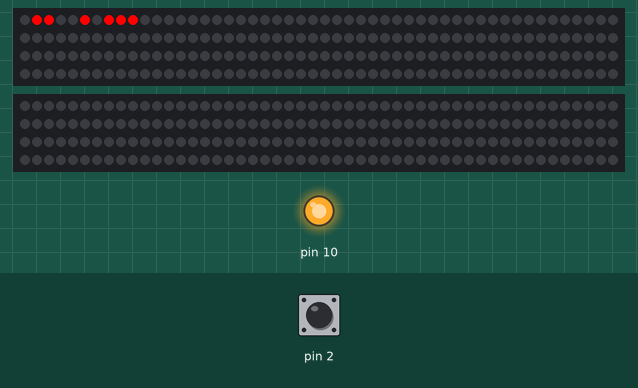
Bench run of a sketch on a simulated Arduino Uno, built with avr-gcc and run on an emulated ATmega328P. On the bench: 2 × 200 RGB LEDs in strip order, left to right, continuing on the next row, output pins drawn as LEDs (lit = HIGH). The inputs (shaded band) are chosen by the test bench; at power-on: pin 2 HIGH. Random numbers use the default seed unless the sketch sets one; what the sketch prints to the serial monitor is not drawn.

Above: at 1.2 s.
1.3 s: pin 2 pulled LOW for 0.15 s
At 1.51 s:
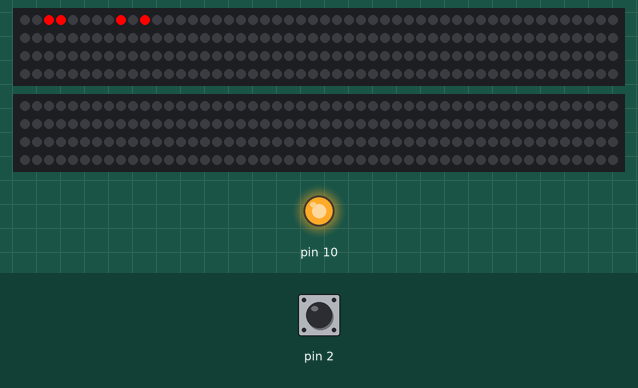
2.0 s: pin 2 pulled LOW for 1 s
At 2.56 s:
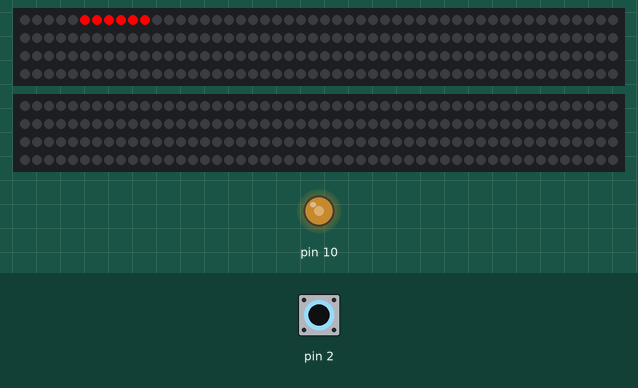
3.6 s: pin 2 pulled LOW for 0.15 s
At 3.81 s:
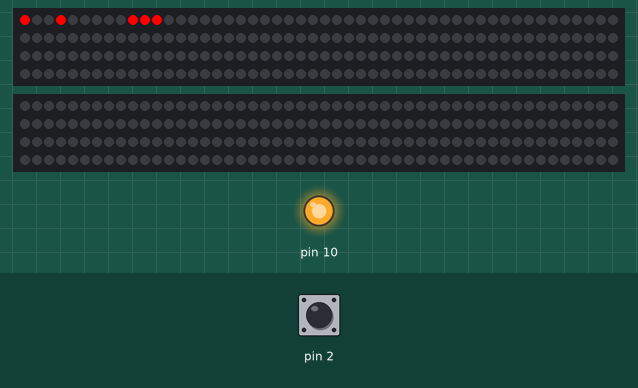
4.3 s: pin 2 pulled LOW for 1 s
At 4.85 s:
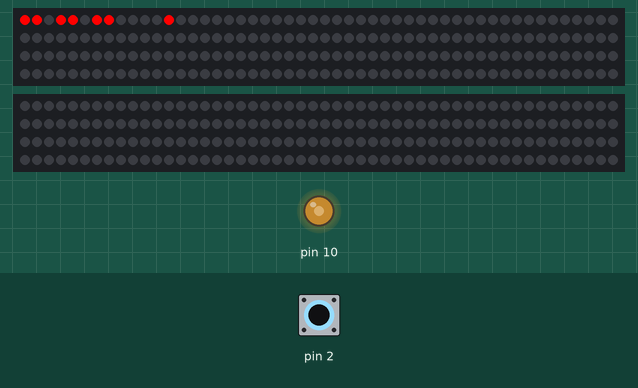
Timing chart, 0 to 6.9 s (numbered marks = the images above; inputs shaded):
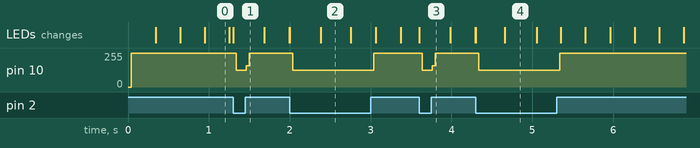

The sketch:

Cloud_LED_RFM.ino
```cpp
// Compile for UNO

#include <SPI.h> // SPI internal for APA102s
#include <Adafruit_DotStar.h> // APA102 support; https://github.com/adafruit/Adafruit_DotStar/archive/master.zip
// NOTE: I tried fastLED 3.0.2 for APA102 support, which worked, but it failed utterly for WS2812Bs.
#include <Adafruit_NeoPixel.h> // WS2812B support;
#include <RFM12B.h> // RFM12b/69 compatibility; https://github.com/aanon4/RFM12B
#include <EEPROM.h> // baby hard disk; included in Arduino IDE
#include <Streaming.h> // <<-style printing; http://arduiniana.org/Streaming/Streaming5.zip
#include <Metro.h> // timers; https://github.com/thomasfredericks/Metro-Arduino-Wiring

/* Generally, we'll run this test with two Nodes.

Role==Tx.
  * saves the role to EEPROM for later retrieval.
  * spams packets on an interval with a packet counter.

Role==Rx.
  * saves the role to EEPROM for later retreival.
  * updates test pattern on LED array.
  * reads the packets and reports packet loss.

Role==getFromEEPROM.
  * goes to EEPROM to select Tx/Rx role.
  * once the Role is set once, this should be the default operating mode.
*/
enum Role { getFromEEPROM = 0, Tx = 1, Rx = 2 };
//Role myRole = Tx; // run once on Tx node.
//Role myRole = Rx; // run once on Rx node.
Role myRole = getFromEEPROM; // run on either node, and EEPROM ref'd to get Role.

// Need an instance of the Radio Module
RFM12B radio;
#define R_GROUP 100
#define R_BAND RF12_915MHZ

// packet we'll be sending from Tx:
#define PAD_LENGTH 5
typedef struct {
  unsigned long packetCount;
  byte padding[PAD_LENGTH]; // padding added to flunk CRC if a bit's dropped.
} radioPacket;
radioPacket packet;
// how many packets do we want to send?
#define N_PACKETS 100

// APA102 led strip.  Note, this is only used on the Rx side.
#define APA_NLED 200
#define APA_DATA_PIN 4 // DI. JeeNode DO on Port 1. at the end of JeeNode LN.
#define APA_CLOCK_PIN 7 // CI.  JeeNode DO on Port 4. mid-span of JeeNode LN.
Adafruit_DotStar APAleds = Adafruit_DotStar(APA_NLED, APA_DATA_PIN, APA_CLOCK_PIN);
const uint32_t aRed = APAleds.Color(255, 0, 0);
const uint32_t aYel = APAleds.Color(255, 255, 0);
const uint32_t aGrn = APAleds.Color(0, 255, 0);
const uint32_t aBlu = APAleds.Color(0, 0, 255);
const uint32_t aBlack = APAleds.Color(0, 0, 0);

// WS2812B led strip.  Note, this is only used on the Rx side.
#define WS_NLED 200
#define WS_DATA_PIN A0 // AI. JeeNode AO on Port 4. at the end of JeeNode LN.
Adafruit_NeoPixel WSleds = Adafruit_NeoPixel(WS_NLED, WS_DATA_PIN, NEO_GRB + NEO_KHZ800);
const uint32_t wRed = WSleds.Color(255, 0, 0);
const uint32_t wYel = WSleds.Color(255, 255, 0);
const uint32_t wGrn = WSleds.Color(0, 255, 0);
const uint32_t wBlu = WSleds.Color(0, 0, 255);
const uint32_t wBlack = WSleds.Color(0, 0, 0);

void setup() {
  // startup Serial debug
  Serial.begin(115200);

  // random seed.
  randomSeed(analogRead(A3)); // or some other unconected pin

  // figure out our role
  getRole();

  // start up the radio, using Role as the nodeID.
  radio.Initialize(myRole, R_BAND, R_GROUP);
  Serial << F("Radio setup.") << endl;

  // start up APAleds
  if ( myRole == Rx ) {
    APAleds.begin();
    APAleds.show();
    Serial << F("APA LED strip setup.") << endl;

    WSleds.begin();
    WSleds.show();
    Serial << F("WS LED strip setup.") << endl;

  }

}

void loop() {
  // by role, do stuff
  switch ( myRole ) {
    case Tx:

      doTx(); // send radio traffic

      break;
    case Rx:

      doRx(); // receive radio traffic

      static boolean showAPA=true;
      static boolean showWS=false;
      doLeds(showAPA, showWS); // update the leds

      break;
    default:

      Serial << F("Role not configured.  Halting.") << endl;
      while (1);
  }
}

// spamming the airwaves with packets.
Metro txCountdown(3UL * 1000UL);   // units of ms.  wait this long between sends.
void doTx() {
  // if it's not time to send, return.
  if ( !txCountdown.check() ) return;

  Serial << F("Starting packet send at ") << millis() / 1000 << F(" sec.") << endl;

  // otherwise, reset packet.
  for ( int npad = 0; npad < PAD_LENGTH; npad++ )
    packet.padding[npad] = random(0, 255 + 1);

  // units of ms.  wait this long between packets.
  unsigned long sendInterval = 10;
  for ( unsigned long npack = 0; npack < N_PACKETS; npack++ ) {
    // store the packet count
    packet.packetCount = npack;

    // make sure the transmitter is ready to send.  So, can push the sendInterval to 0, and this would
    // be upper bound on Tx speed (by baudrate in RFM setup).
//    while ( !radio.CanSend() ) radio.ReceiveComplete();

    // send now, broadcast mode.
    radio.Send(0, (const void*)(&packet), sizeof(packet));
    radio.SendWait(); // wait for completion

    // wait for next send.
 //   delay(sendInterval);
  }

  Serial << F("Packet sending complete at ") << millis() / 1000 << F(" sec.") << endl;

  // ready for next round.
  txCountdown.reset();
}

Metro resetPacketCount(1000UL);   // after radio traffic has halted for this long, zero out the packet count
// listen for packets and track percent receieved.
void doRx() {

  // track packet count received.
  static unsigned long packetsRx = 0;

  if ( radio.ReceiveComplete() && radio.CRCPass() ) {
    // we got traffic
    if ( radio.GetDataLen() == sizeof(radioPacket) ) {
      // and it's the right size
      packetsRx++;

      // save it.  Not used, but we would in production.
      packet = *(radioPacket*)radio.GetData();

      // reset counter.
      resetPacketCount.reset();
    }
  }

  if ( resetPacketCount.check() && packetsRx > 0 ) {
    Serial << F("Packet Rx complete.") << endl;
    Serial << F("Received intact = ") << packetsRx;
    Serial << F(" expected = ") << N_PACKETS;
    Serial << F(". Percent intact = ") << (packetsRx * 100UL) / N_PACKETS << endl;
    // reset for next loop
    packetsRx = 0;
  }
}

// use a red color scheme, as any flicker (blue or green) is readily notable.
void doLeds(boolean pushAPA, boolean pushWS) {

  // otherwise, show how long we've been operating in binary on the first 32 APAleds, in red.
  unsigned long now = millis();
  for( int b=0; b<32; b++ ) {
    APAleds.setPixelColor(b, bitRead(now, b) ? aRed : aBlack);
    WSleds.setPixelColor(b, bitRead(now, b) ? wRed : wBlack);
  }

  // send it.
  if( pushAPA) APAleds.show();
  if( pushWS ) WSleds.show();

}

// gets or sets role from or to EEPROM
void getRole() {
  // EEPROM location for role setting
  const byte roleLocation = 118;

  switch ( myRole ) {
    case getFromEEPROM:
      myRole = EEPROM.read(roleLocation) == 1 ? Tx : Rx;
      Serial << F("Read role from EEPROM.") << endl;
      break;
    default: // manually setting Rx or Tx writes that choice to EEPROM.  Switch to getFromEEPROM role after.
      EEPROM.write(roleLocation, myRole);
      Serial << F("Wrote role to EEPROM.") << endl;
      break;
  }

  Serial << F("Role is: ") << myRole << endl;
}
```

Measured:
- after the input at 1.3 s, pin 10: 255/255 → 126/255 at once, → 255/255 0.12 s later
- after the input at 2.0 s, pin 10: 255/255 → 127/255 at once, → 255/255 1.0 s later
- after the input at 3.6 s, pin 10: 255/255 → 127/255 at once, → 255/255 0.12 s later
- after the input at 4.3 s, pin 10: 255/255 → 127/255 at once, → 255/255 1.0 s later
